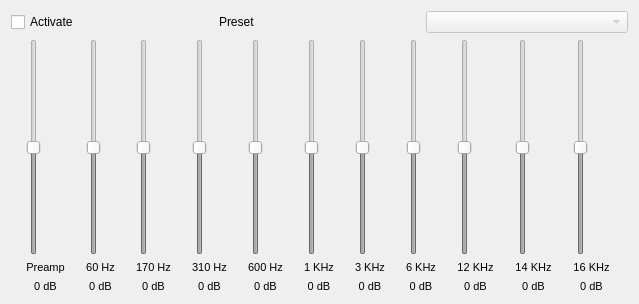
<?xml version="1.0" encoding="UTF-8"?>
<ui version="4.0">
    <class>EqualizerDialog</class>
    <widget class="QDialog" name="EqualizerDialog">
        <property name="geometry">
            <rect>
                <x>0</x>
                <y>0</y>
                <width>639</width>
                <height>304</height>
            </rect>
        </property>
        <property name="windowTitle">
            <string>Equalizer</string>
        </property>
        <layout class="QVBoxLayout" name="verticalLayout_2">
            <item>
                <layout class="QHBoxLayout" name="horizontalLayout">
                    <item>
                        <widget class="QCheckBox" name="toggleEqualizer">
                            <property name="text">
                                <string>Activate</string>
                            </property>
                        </widget>
                    </item>
                    <item>
                        <widget class="QLabel" name="labelPreset">
                            <property name="text">
                                <string>Preset</string>
                            </property>
                        </widget>
                    </item>
                    <item>
                        <widget class="QComboBox" name="presetComboBox">
                            <property name="enabled">
                                <bool>false</bool>
                            </property>
                        </widget>
                    </item>
                </layout>
            </item>
            <item>
                <layout class="QGridLayout" name="gridLayout">
                    <item row="0" column="0">
                        <widget class="QSlider" name="preamp">
                            <property name="enabled">
                                <bool>false</bool>
                            </property>
                            <property name="minimum">
                                <number>-20</number>
                            </property>
                            <property name="maximum">
                                <number>20</number>
                            </property>
                            <property name="orientation">
                                <enum>Qt::Vertical</enum>
                            </property>
                        </widget>
                    </item>
                    <item row="0" column="1">
                        <widget class="QSlider" name="firstBand">
                            <property name="enabled">
                                <bool>false</bool>
                            </property>
                            <property name="minimum">
                                <number>-20</number>
                            </property>
                            <property name="maximum">
                                <number>20</number>
                            </property>
                            <property name="orientation">
                                <enum>Qt::Vertical</enum>
                            </property>
                        </widget>
                    </item>
                    <item row="0" column="3">
                        <widget class="QSlider" name="thirdBand">
                            <property name="enabled">
                                <bool>false</bool>
                            </property>
                            <property name="minimum">
                                <number>-20</number>
                            </property>
                            <property name="maximum">
                                <number>20</number>
                            </property>
                            <property name="orientation">
                                <enum>Qt::Vertical</enum>
                            </property>
                        </widget>
                    </item>
                    <item row="0" column="7">
                        <widget class="QSlider" name="seventhBand">
                            <property name="enabled">
                                <bool>false</bool>
                            </property>
                            <property name="minimum">
                                <number>-20</number>
                            </property>
                            <property name="maximum">
                                <number>20</number>
                            </property>
                            <property name="orientation">
                                <enum>Qt::Vertical</enum>
                            </property>
                        </widget>
                    </item>
                    <item row="0" column="10">
                        <widget class="QSlider" name="tenthBand">
                            <property name="enabled">
                                <bool>false</bool>
                            </property>
                            <property name="minimum">
                                <number>-20</number>
                            </property>
                            <property name="maximum">
                                <number>20</number>
                            </property>
                            <property name="orientation">
                                <enum>Qt::Vertical</enum>
                            </property>
                        </widget>
                    </item>
                    <item row="1" column="0">
                        <widget class="QLabel" name="label_preamp">
                            <property name="font">
                                <font>
                                    <pointsize>8</pointsize>
                                </font>
                            </property>
                            <property name="text">
                                <string>Preamp</string>
                            </property>
                            <property name="alignment">
                                <set>Qt::AlignCenter</set>
                            </property>
                        </widget>
                    </item>
                    <item row="0" column="8">
                        <widget class="QSlider" name="eighthBand">
                            <property name="enabled">
                                <bool>false</bool>
                            </property>
                            <property name="minimum">
                                <number>-20</number>
                            </property>
                            <property name="maximum">
                                <number>20</number>
                            </property>
                            <property name="orientation">
                                <enum>Qt::Vertical</enum>
                            </property>
                        </widget>
                    </item>
                    <item row="0" column="6">
                        <widget class="QSlider" name="sixthBand">
                            <property name="enabled">
                                <bool>false</bool>
                            </property>
                            <property name="minimum">
                                <number>-20</number>
                            </property>
                            <property name="maximum">
                                <number>20</number>
                            </property>
                            <property name="orientation">
                                <enum>Qt::Vertical</enum>
                            </property>
                        </widget>
                    </item>
                    <item row="0" column="5">
                        <widget class="QSlider" name="fifthBand">
                            <property name="enabled">
                                <bool>false</bool>
                            </property>
                            <property name="minimum">
                                <number>-20</number>
                            </property>
                            <property name="maximum">
                                <number>20</number>
                            </property>
                            <property name="orientation">
                                <enum>Qt::Vertical</enum>
                            </property>
                        </widget>
                    </item>
                    <item row="0" column="4">
                        <widget class="QSlider" name="fourthBand">
                            <property name="enabled">
                                <bool>false</bool>
                            </property>
                            <property name="minimum">
                                <number>-20</number>
                            </property>
                            <property name="maximum">
                                <number>20</number>
                            </property>
                            <property name="orientation">
                                <enum>Qt::Vertical</enum>
                            </property>
                        </widget>
                    </item>
                    <item row="0" column="9">
                        <widget class="QSlider" name="ninethBand">
                            <property name="enabled">
                                <bool>false</bool>
                            </property>
                            <property name="minimum">
                                <number>-20</number>
                            </property>
                            <property name="maximum">
                                <number>20</number>
                            </property>
                            <property name="orientation">
                                <enum>Qt::Vertical</enum>
                            </property>
                        </widget>
                    </item>
                    <item row="0" column="2">
                        <widget class="QSlider" name="secondBand">
                            <property name="enabled">
                                <bool>false</bool>
                            </property>
                            <property name="minimum">
                                <number>-20</number>
                            </property>
                            <property name="maximum">
                                <number>20</number>
                            </property>
                            <property name="orientation">
                                <enum>Qt::Vertical</enum>
                            </property>
                        </widget>
                    </item>
                    <item row="2" column="0">
                        <widget class="QLabel" name="preampLabel">
                            <property name="font">
                                <font>
                                    <pointsize>8</pointsize>
                                </font>
                            </property>
                            <property name="text">
                                <string>0 dB</string>
                            </property>
                            <property name="alignment">
                                <set>Qt::AlignCenter</set>
                            </property>
                        </widget>
                    </item>
                    <item row="2" column="1">
                        <widget class="QLabel" name="firstBandLabel">
                            <property name="font">
                                <font>
                                    <pointsize>8</pointsize>
                                </font>
                            </property>
                            <property name="text">
                                <string>0 dB</string>
                            </property>
                            <property name="alignment">
                                <set>Qt::AlignCenter</set>
                            </property>
                        </widget>
                    </item>
                    <item row="1" column="1">
                        <widget class="QLabel" name="label_band_1">
                            <property name="font">
                                <font>
                                    <pointsize>8</pointsize>
                                </font>
                            </property>
                            <property name="text">
                                <string>60 Hz</string>
                            </property>
                            <property name="alignment">
                                <set>Qt::AlignCenter</set>
                            </property>
                        </widget>
                    </item>
                    <item row="1" column="2">
                        <widget class="QLabel" name="label_band_2">
                            <property name="font">
                                <font>
                                    <pointsize>8</pointsize>
                                </font>
                            </property>
                            <property name="text">
                                <string>170 Hz</string>
                            </property>
                            <property name="alignment">
                                <set>Qt::AlignCenter</set>
                            </property>
                        </widget>
                    </item>
                    <item row="1" column="3">
                        <widget class="QLabel" name="label_band_3">
                            <property name="font">
                                <font>
                                    <pointsize>8</pointsize>
                                </font>
                            </property>
                            <property name="text">
                                <string>310 Hz</string>
                            </property>
                            <property name="alignment">
                                <set>Qt::AlignCenter</set>
                            </property>
                        </widget>
                    </item>
                    <item row="1" column="4">
                        <widget class="QLabel" name="label_band_4">
                            <property name="font">
                                <font>
                                    <pointsize>8</pointsize>
                                </font>
                            </property>
                            <property name="text">
                                <string>600 Hz</string>
                            </property>
                            <property name="alignment">
                                <set>Qt::AlignCenter</set>
                            </property>
                        </widget>
                    </item>
                    <item row="1" column="5">
                        <widget class="QLabel" name="label_band_5">
                            <property name="font">
                                <font>
                                    <pointsize>8</pointsize>
                                </font>
                            </property>
                            <property name="text">
                                <string>1 KHz</string>
                            </property>
                            <property name="alignment">
                                <set>Qt::AlignCenter</set>
                            </property>
                        </widget>
                    </item>
                    <item row="1" column="6">
                        <widget class="QLabel" name="label_band_6">
                            <property name="font">
                                <font>
                                    <pointsize>8</pointsize>
                                </font>
                            </property>
                            <property name="text">
                                <string>3 KHz</string>
                            </property>
                            <property name="alignment">
                                <set>Qt::AlignCenter</set>
                            </property>
                        </widget>
                    </item>
                    <item row="1" column="7">
                        <widget class="QLabel" name="label_band_7">
                            <property name="font">
                                <font>
                                    <pointsize>8</pointsize>
                                </font>
                            </property>
                            <property name="text">
                                <string>6 KHz</string>
                            </property>
                            <property name="alignment">
                                <set>Qt::AlignCenter</set>
                            </property>
                        </widget>
                    </item>
                    <item row="1" column="8">
                        <widget class="QLabel" name="label_band_8">
                            <property name="font">
                                <font>
                                    <pointsize>8</pointsize>
                                </font>
                            </property>
                            <property name="text">
                                <string>12 KHz</string>
                            </property>
                            <property name="alignment">
                                <set>Qt::AlignCenter</set>
                            </property>
                        </widget>
                    </item>
                    <item row="1" column="9">
                        <widget class="QLabel" name="label_band_9">
                            <property name="font">
                                <font>
                                    <pointsize>8</pointsize>
                                </font>
                            </property>
                            <property name="text">
                                <string>14 KHz</string>
                            </property>
                            <property name="alignment">
                                <set>Qt::AlignCenter</set>
                            </property>
                        </widget>
                    </item>
                    <item row="1" column="10">
                        <widget class="QLabel" name="label_band_10">
                            <property name="font">
                                <font>
                                    <pointsize>8</pointsize>
                                </font>
                            </property>
                            <property name="text">
                                <string>16 KHz</string>
                            </property>
                            <property name="alignment">
                                <set>Qt::AlignCenter</set>
                            </property>
                        </widget>
                    </item>
                    <item row="2" column="2">
                        <widget class="QLabel" name="secondBandLabel">
                            <property name="font">
                                <font>
                                    <pointsize>8</pointsize>
                                </font>
                            </property>
                            <property name="text">
                                <string>0 dB</string>
                            </property>
                            <property name="alignment">
                                <set>Qt::AlignCenter</set>
                            </property>
                        </widget>
                    </item>
                    <item row="2" column="3">
                        <widget class="QLabel" name="thirdBandLabel">
                            <property name="font">
                                <font>
                                    <pointsize>8</pointsize>
                                </font>
                            </property>
                            <property name="text">
                                <string>0 dB</string>
                            </property>
                            <property name="alignment">
                                <set>Qt::AlignCenter</set>
                            </property>
                        </widget>
                    </item>
                    <item row="2" column="4">
                        <widget class="QLabel" name="fourthBandLabel">
                            <property name="font">
                                <font>
                                    <pointsize>8</pointsize>
                                </font>
                            </property>
                            <property name="text">
                                <string>0 dB</string>
                            </property>
                            <property name="alignment">
                                <set>Qt::AlignCenter</set>
                            </property>
                        </widget>
                    </item>
                    <item row="2" column="5">
                        <widget class="QLabel" name="fifthBandLabel">
                            <property name="font">
                                <font>
                                    <pointsize>8</pointsize>
                                </font>
                            </property>
                            <property name="text">
                                <string>0 dB</string>
                            </property>
                            <property name="alignment">
                                <set>Qt::AlignCenter</set>
                            </property>
                        </widget>
                    </item>
                    <item row="2" column="6">
                        <widget class="QLabel" name="sixthBandLabel">
                            <property name="font">
                                <font>
                                    <pointsize>8</pointsize>
                                </font>
                            </property>
                            <property name="text">
                                <string>0 dB</string>
                            </property>
                            <property name="alignment">
                                <set>Qt::AlignCenter</set>
                            </property>
                        </widget>
                    </item>
                    <item row="2" column="7">
                        <widget class="QLabel" name="seventhBandLabel">
                            <property name="font">
                                <font>
                                    <pointsize>8</pointsize>
                                </font>
                            </property>
                            <property name="text">
                                <string>0 dB</string>
                            </property>
                            <property name="alignment">
                                <set>Qt::AlignCenter</set>
                            </property>
                        </widget>
                    </item>
                    <item row="2" column="8">
                        <widget class="QLabel" name="eighthBandLabel">
                            <property name="font">
                                <font>
                                    <pointsize>8</pointsize>
                                </font>
                            </property>
                            <property name="text">
                                <string>0 dB</string>
                            </property>
                            <property name="alignment">
                                <set>Qt::AlignCenter</set>
                            </property>
                        </widget>
                    </item>
                    <item row="2" column="9">
                        <widget class="QLabel" name="ninethBandLabel">
                            <property name="font">
                                <font>
                                    <pointsize>8</pointsize>
                                </font>
                            </property>
                            <property name="text">
                                <string>0 dB</string>
                            </property>
                            <property name="alignment">
                                <set>Qt::AlignCenter</set>
                            </property>
                        </widget>
                    </item>
                    <item row="2" column="10">
                        <widget class="QLabel" name="tenthBandLabel">
                            <property name="font">
                                <font>
                                    <pointsize>8</pointsize>
                                </font>
                            </property>
                            <property name="text">
                                <string>0 dB</string>
                            </property>
                            <property name="alignment">
                                <set>Qt::AlignCenter</set>
                            </property>
                        </widget>
                    </item>
                </layout>
            </item>
        </layout>
    </widget>
    <resources/>
    <connections/>
</ui>
